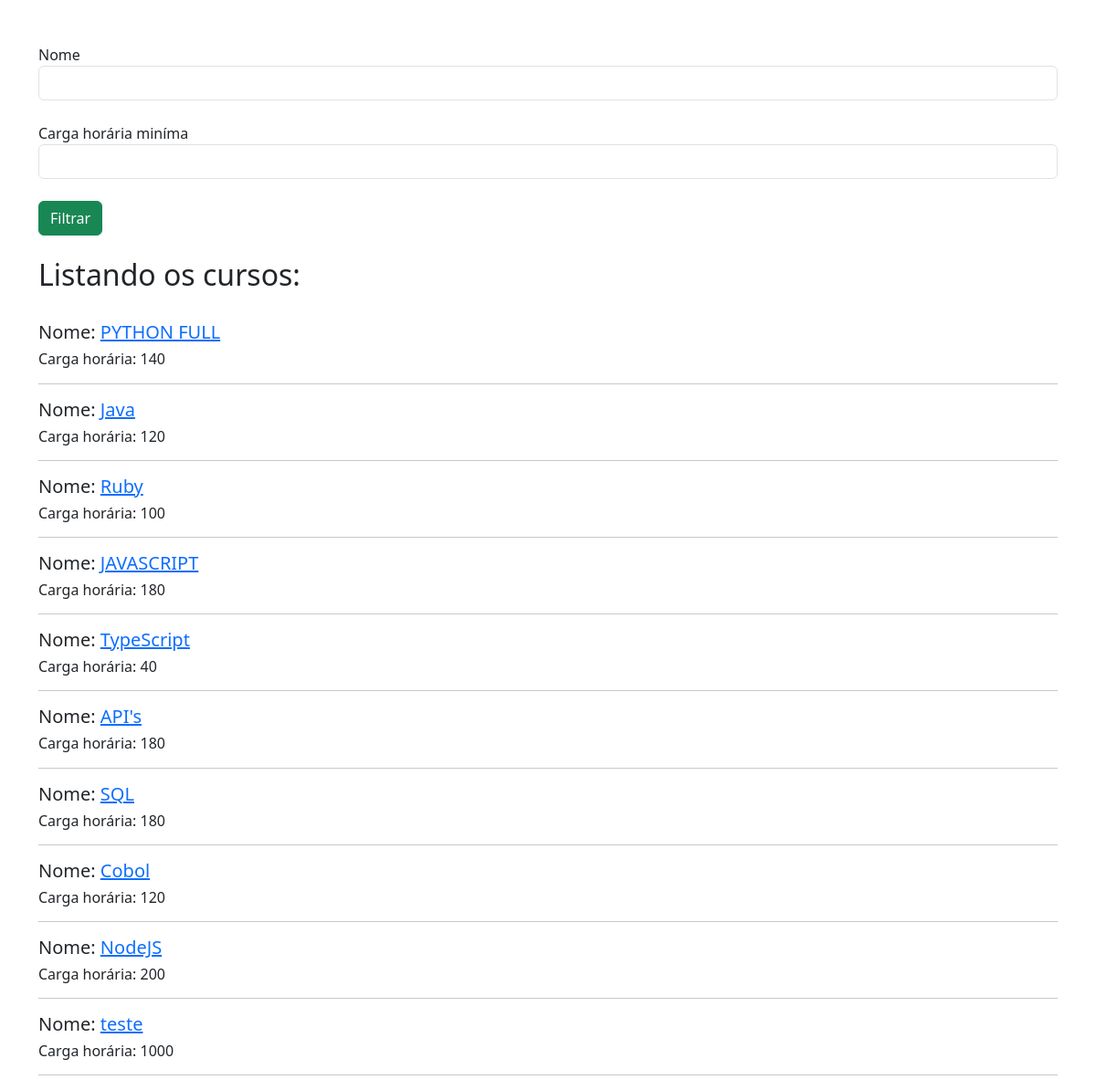
/listar_cursos/, run on an earlier commit of the app's database.
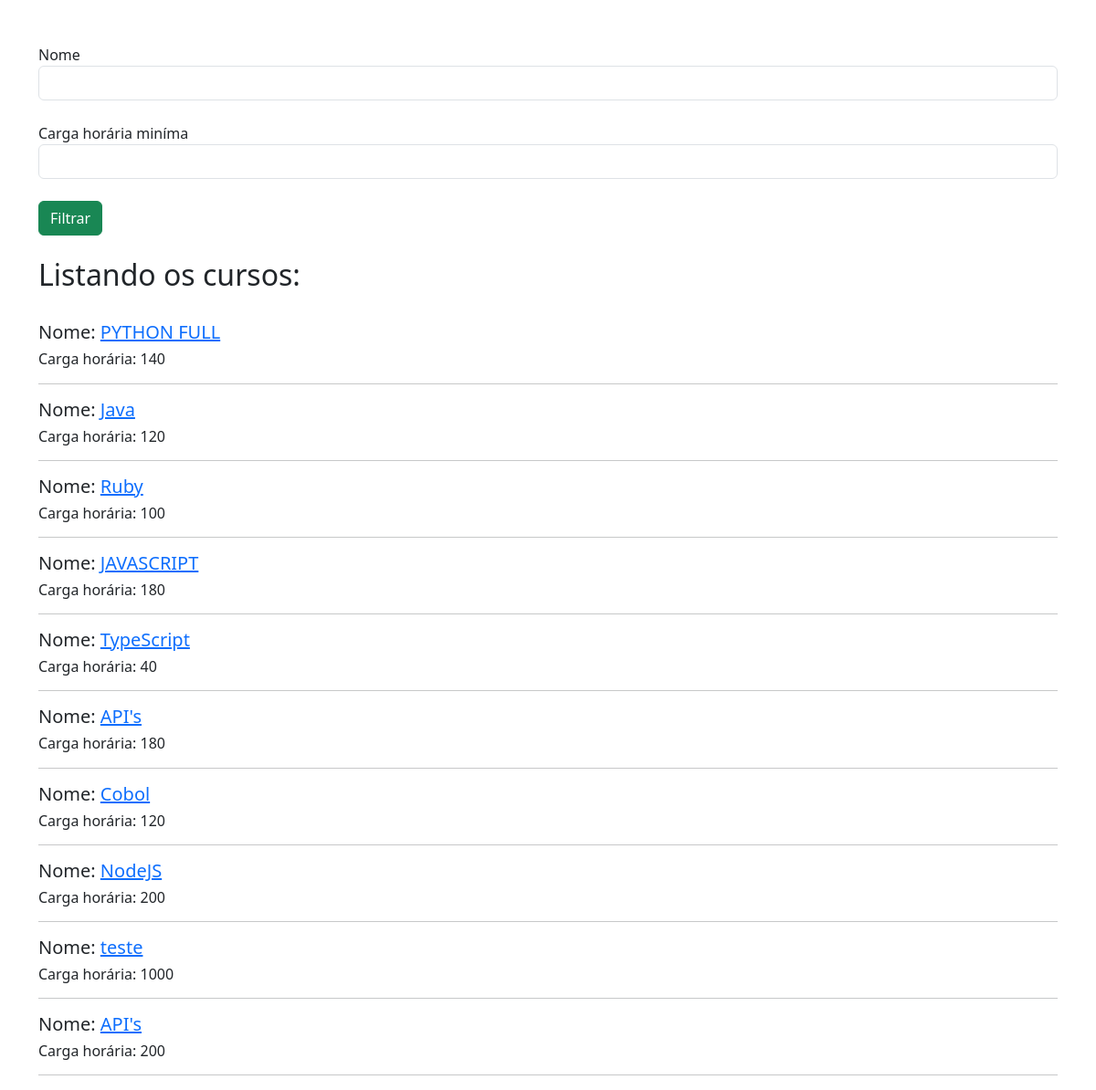
And on a later commit of the database.
### cursos/models.py (models this page shows, shortened)
class Curso(models.Model):
    nome = models.CharField(max_length=40)
    carga_horaria = models.IntegerField()
    data_criacao = models.DateTimeField()
    ativo = models.BooleanField(default=True)
    imagem = models.ImageField(upload_to='images/')
    descricao = models.TextField(blank=True, null=True)

### cursos/views.py (the view)
# urls.py: path('listar_cursos/', views.listar_cursos, name="listar_cursos"),
def listar_cursos(request):
    nome_filtrar = request.GET.get('nome_filtrar')
    carga_horaria_filtrar = request.GET.get('carga_horaria')
    cursos = Curso.objects.all()
    if nome_filtrar:
        cursos = cursos.filter(nome__contains=nome_filtrar)
    if carga_horaria_filtrar:
        cursos = cursos.filter(carga_horaria__gte=carga_horaria_filtrar)
    return render(request, 'listar_cursos.html', {'cursos': cursos})

### cursos/templates/listar_cursos.html (shortened to what this page needs)
<!doctype html>
<html lang="pt-br">
  <head>
    <link href="https://cdn.jsdelivr.net/npm/bootstrap@5.3.3/dist/css/bootstrap.min.css" rel="stylesheet">
  </head>
  <body>
    <div class="container">
      <br>
      <br>
      <form action="{% url 'listar_cursos' %}" method="GET">
        <label for="">Nome</label>
        <input type="text" name="nome_filtrar" class="form-control">
        <br>
        <label for="">Carga horária miníma</label>
        <input type="number" name="carga_horaria" class="form-control">
        <br>
        <input type="submit" value="Filtrar" class="btn btn-success">
      </form>
      <br>
      <h2>Listando os cursos:</h2>
      <br>
      {% for i in cursos %}
        {% if i.ativo %}
        <h5>Nome: <a href="/ver_curso/{{i.id}}">{{i.nome}}</a></h5>
        <h6>Carga horária: {{i.carga_horaria}}</h6>
        <hr>
        {% endif %}
      {% endfor %}
    </div>
  </body>
</html>

What changed in the data, as far as the page shows it:
no longer on this page (row edited): Curso: nome "SQL", carga_horaria "180"
added Curso: nome "API's", carga_horaria "200"
